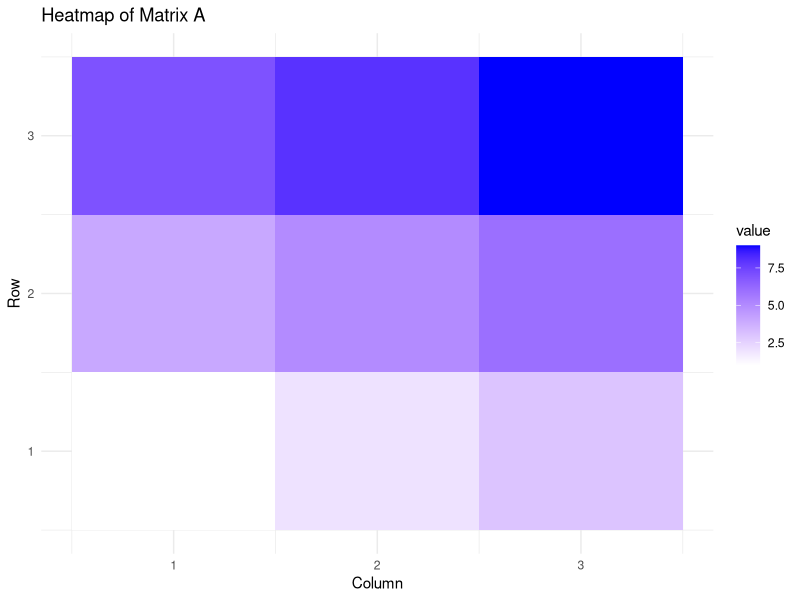
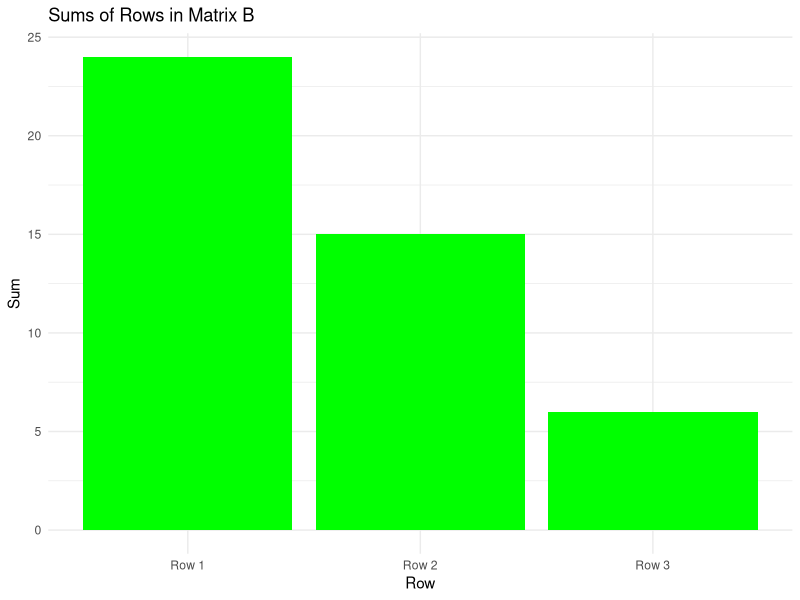

Recreate these plots in R, in order.
# Load required libraries
library(ggplot2)
library(reshape2)

# Task 1: Create Matrices
matrix_A <- matrix(1:9, nrow = 3, byrow = TRUE)  # Matrix A (3x3)
matrix_B <- matrix(9:1, nrow = 3, byrow = TRUE)  # Matrix B (3x3)

# Task 2: Basic Matrix Operations
sum_matrix <- matrix_A + matrix_B  # Element-wise addition
scaled_matrix <- matrix_A * 2      # Scalar multiplication

# Task 3: Advanced Matrix Operations
transposed_A <- t(matrix_A)        # Transpose of Matrix A
product_matrix <- matrix_A %*% matrix_B  # Matrix multiplication

# Task 4: Matrix Statistics
sum_A <- sum(matrix_A)             # Sum of all elements in A
mean_B <- mean(matrix_B)           # Mean of all elements in B
sd_B <- sd(matrix_B)               # Standard deviation of elements in B

# Task 5: Visualization
# Heatmap of Matrix A
heatmap_data <- melt(matrix_A)
ggplot(heatmap_data, aes(x = Var2, y = Var1, fill = value)) +
  geom_tile() +
  scale_fill_gradient(low = "white", high = "blue") +
  labs(title = "Heatmap of Matrix A", x = "Column", y = "Row") +
  theme_minimal()

# Barplot of row sums in Matrix B
row_sums <- rowSums(matrix_B)  # Sums of rows in B
barplot_data <- data.frame(Row = paste("Row", 1:3), Sum = row_sums)
ggplot(barplot_data, aes(x = Row, y = Sum)) +
  geom_bar(stat = "identity", fill = "green") +
  labs(title = "Sums of Rows in Matrix B", x = "Row", y = "Sum") +
  theme_minimal()
